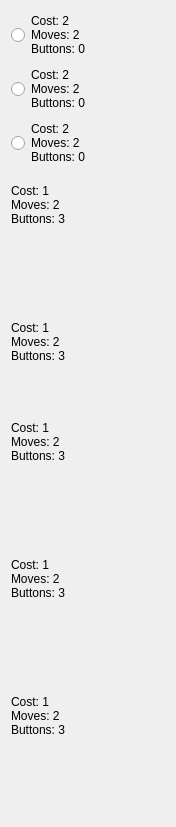
    <widget class="QWidget" name="scrollAreaWidgetContents">
     <property name="geometry">
      <rect>
       <x>0</x>
       <y>0</y>
       <width>176</width>
       <height>827</height>
      </rect>
     </property>
     <layout class="QVBoxLayout" name="verticalLayout_2">
      <item>
       <widget class="QRadioButton" name="option1">
        <property name="text">
         <string>Cost: 2
Moves: 2
Buttons: 0</string>
        </property>
        <property name="icon">
         <iconset>
          <normaloff>../../../Downloads/03-02-1.png</normaloff>../../../Downloads/03-02-1.png</iconset>
        </property>
        <property name="iconSize">
         <size>
          <width>64</width>
          <height>64</height>
         </size>
        </property>
       </widget>
      </item>
      <item>
       <widget class="QRadioButton" name="option2">
        <property name="text">
         <string>Cost: 2
Moves: 2
Buttons: 0</string>
        </property>
        <property name="icon">
         <iconset>
          <normaloff>../../../Downloads/03-02-1.png</normaloff>../../../Downloads/03-02-1.png</iconset>
        </property>
        <property name="iconSize">
         <size>
          <width>64</width>
          <height>64</height>
         </size>
        </property>
       </widget>
      </item>
      <item>
       <widget class="QRadioButton" name="option3">
        <property name="text">
         <string>Cost: 2
Moves: 2
Buttons: 0</string>
        </property>
        <property name="icon">
         <iconset>
          <normaloff>../../../Downloads/03-02-1.png</normaloff>../../../Downloads/03-02-1.png</iconset>
        </property>
        <property name="iconSize">
         <size>
          <width>64</width>
          <height>64</height>
         </size>
        </property>
       </widget>
      </item>
      <item>
       <widget class="QLabel" name="unavailabe_info_1">
        <property name="text">
         <string>Cost: 1
Moves: 2
Buttons: 3</string>
        </property>
        <property name="alignment">
         <set>Qt::AlignLeading|Qt::AlignLeft|Qt::AlignVCenter</set>
        </property>
       </widget>
      </item>
      <item>
       <widget class="QLabel" name="unavailable_shape_1">
        <property name="enabled">
         <bool>true</bool>
        </property>
        <property name="maximumSize">
         <size>
          <width>100</width>
          <height>100</height>
         </size>
        </property>
        <property name="layoutDirection">
         <enum>Qt::LeftToRight</enum>
        </property>
        <property name="frameShape">
         <enum>QFrame::NoFrame</enum>
        </property>
        <property name="text">
         <string/>
        </property>
        <property name="pixmap">
         <pixmap>../../../Downloads/07-06-5.png</pixmap>
        </property>
        <property name="scaledContents">
         <bool>true</bool>
        </property>
        <property name="alignment">
         <set>Qt::AlignCenter</set>
        </property>
        <property name="buddy">
         <cstring>unavailable_info_1</cstring>
        </property>
       </widget>
      </item>
      <item>
       <widget class="QLabel" name="unavailable_info_2">
        <property name="text">
         <string>Cost: 1
Moves: 2
Buttons: 3</string>
        </property>
        <property name="alignment">
         <set>Qt::AlignLeading|Qt::AlignLeft|Qt::AlignVCenter</set>
        </property>
       </widget>
      </item>
      <item>
       <widget class="QLabel" name="unavailable_shape_2">
        <property name="enabled">
         <bool>true</bool>
        </property>
        <property name="maximumSize">
         <size>
          <width>100</width>
          <height>25</height>
         </size>
        </property>
        <property name="layoutDirection">
         <enum>Qt::LeftToRight</enum>
        </property>
        <property name="frameShape">
         <enum>QFrame::NoFrame</enum>
        </property>
        <property name="text">
         <string/>
        </property>
        <property name="pixmap">
         <pixmap>../../../Downloads/08-03-3.png</pixmap>
        </property>
        <property name="scaledContents">
         <bool>true</bool>
        </property>
        <property name="alignment">
         <set>Qt::AlignCenter</set>
        </property>
       </widget>
      </item>
      <item>
       <widget class="QLabel" name="unavailable_info_3">
        <property name="text">
         <string>Cost: 1
Moves: 2
Buttons: 3</string>
        </property>
        <property name="alignment">
         <set>Qt::AlignLeading|Qt::AlignLeft|Qt::AlignVCenter</set>
        </property>
       </widget>
      </item>
      <item>
       <widget class="QLabel" name="unavailable_shape_3">
        <property name="enabled">
         <bool>true</bool>
        </property>
        <property name="maximumSize">
         <size>
          <width>100</width>
          <height>66</height>
         </size>
        </property>
        <property name="layoutDirection">
         <enum>Qt::LeftToRight</enum>
        </property>
        <property name="frameShape">
         <enum>QFrame::NoFrame</enum>
        </property>
        <property name="text">
         <string/>
        </property>
        <property name="pixmap">
         <pixmap>../../../Downloads/09-04-2.png</pixmap>
        </property>
        <property name="scaledContents">
         <bool>true</bool>
        </property>
        <property name="alignment">
         <set>Qt::AlignCenter</set>
        </property>
       </widget>
      </item>
      <item>
       <widget class="QLabel" name="unavailable_info_4">
        <property name="text">
         <string>Cost: 1
Moves: 2
Buttons: 3</string>
        </property>
        <property name="alignment">
         <set>Qt::AlignLeading|Qt::AlignLeft|Qt::AlignVCenter</set>
        </property>
       </widget>
      </item>
      <item>
       <widget class="QLabel" name="unavailable_shape_4">
        <property name="enabled">
         <bool>true</bool>
        </property>
        <property name="maximumSize">
         <size>
          <width>100</width>
          <height>66</height>
         </size>
        </property>
        <property name="layoutDirection">
         <enum>Qt::LeftToRight</enum>
        </property>
        <property name="frameShape">
         <enum>QFrame::NoFrame</enum>
        </property>
        <property name="text">
         <string/>
        </property>
        <property name="pixmap">
         <pixmap>../../../Downloads/09-04-2.png</pixmap>
        </property>
        <property name="scaledContents">
         <bool>true</bool>
        </property>
        <property name="alignment">
         <set>Qt::AlignCenter</set>
        </property>
       </widget>
      </item>
      <item>
       <widget class="QLabel" name="unavailable_info_5">
        <property name="text">
         <string>Cost: 1
Moves: 2
Buttons: 3</string>
        </property>
        <property name="alignment">
         <set>Qt::AlignLeading|Qt::AlignLeft|Qt::AlignVCenter</set>
        </property>
       </widget>
      </item>
      <item>
       <widget class="QLabel" name="unavailable_shape_5">
        <property name="enabled">
         <bool>true</bool>
        </property>
        <property name="maximumSize">
         <size>
          <width>100</width>
          <height>66</height>
         </size>
        </property>
        <property name="layoutDirection">
         <enum>Qt::LeftToRight</enum>
        </property>
        <property name="frameShape">
         <enum>QFrame::NoFrame</enum>
        </property>
        <property name="text">
         <string/>
        </property>
        <property name="pixmap">
         <pixmap>../../../Downloads/09-04-2.png</pixmap>
        </property>
        <property name="scaledContents">
         <bool>true</bool>
        </property>
        <property name="alignment">
         <set>Qt::AlignCenter</set>
        </property>
       </widget>
      </item>
     </layout>
    </widget>
